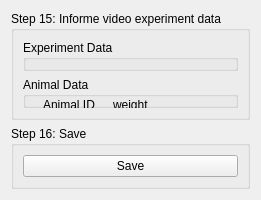
        <widget class="QWidget" name="tab_11">
         <attribute name="title">
          <string>Identification Session</string>
         </attribute>
         <layout class="QVBoxLayout" name="verticalLayout_29">
          <item>
           <widget class="QGroupBox" name="groupBox_20">
            <property name="title">
             <string>Step 15: Informe video experiment data</string>
            </property>
            <layout class="QVBoxLayout" name="verticalLayout_42">
             <item>
              <widget class="QGroupBox" name="groupBox_35">
               <property name="title">
                <string>Experiment Data</string>
               </property>
               <widget class="QLabel" name="label_21">
                <property name="geometry">
                 <rect>
                  <x>280</x>
                  <y>40</y>
                  <width>121</width>
                  <height>16</height>
                 </rect>
                </property>
                <property name="text">
                 <string>Date</string>
                </property>
               </widget>
               <widget class="QDateEdit" name="deData">
                <property name="geometry">
                 <rect>
                  <x>280</x>
                  <y>60</y>
                  <width>110</width>
                  <height>22</height>
                 </rect>
                </property>
               </widget>
               <widget class="QLabel" name="label_23">
                <property name="geometry">
                 <rect>
                  <x>10</x>
                  <y>40</y>
                  <width>151</width>
                  <height>16</height>
                 </rect>
                </property>
                <property name="text">
                 <string>Experiment</string>
                </property>
               </widget>
               <widget class="QLineEdit" name="leTitutlo">
                <property name="geometry">
                 <rect>
                  <x>10</x>
                  <y>60</y>
                  <width>221</width>
                  <height>20</height>
                 </rect>
                </property>
                <property name="text">
                 <string/>
                </property>
               </widget>
               <widget class="QLineEdit" name="leObsercacoes">
                <property name="geometry">
                 <rect>
                  <x>10</x>
                  <y>120</y>
                  <width>341</width>
                  <height>20</height>
                 </rect>
                </property>
                <property name="text">
                 <string/>
                </property>
               </widget>
               <widget class="QLabel" name="label_24">
                <property name="geometry">
                 <rect>
                  <x>10</x>
                  <y>100</y>
                  <width>71</width>
                  <height>16</height>
                 </rect>
                </property>
                <property name="text">
                 <string>Other Info</string>
                </property>
               </widget>
              </widget>
             </item>
             <item>
              <widget class="QGroupBox" name="groupBox_36">
               <property name="title">
                <string>Animal Data</string>
               </property>
               <widget class="QLabel" name="label_22">
                <property name="geometry">
                 <rect>
                  <x>20</x>
                  <y>20</y>
                  <width>61</width>
                  <height>16</height>
                 </rect>
                </property>
                <property name="text">
                 <string>Animal ID</string>
                </property>
               </widget>
               <widget class="QLineEdit" name="leIdentificador">
                <property name="geometry">
                 <rect>
                  <x>20</x>
                  <y>40</y>
                  <width>51</width>
                  <height>20</height>
                 </rect>
                </property>
                <property name="text">
                 <string/>
                </property>
               </widget>
               <widget class="QLineEdit" name="leWeight">
                <property name="geometry">
                 <rect>
                  <x>90</x>
                  <y>40</y>
                  <width>101</width>
                  <height>20</height>
                 </rect>
                </property>
                <property name="text">
                 <string/>
                </property>
               </widget>
               <widget class="QLabel" name="label_31">
                <property name="geometry">
                 <rect>
                  <x>90</x>
                  <y>20</y>
                  <width>51</width>
                  <height>16</height>
                 </rect>
                </property>
                <property name="text">
                 <string>weight</string>
                </property>
               </widget>
               <widget class="QLabel" name="label_32">
                <property name="geometry">
                 <rect>
                  <x>220</x>
                  <y>20</y>
                  <width>31</width>
                  <height>16</height>
                 </rect>
                </property>
                <property name="text">
                 <string>Sex</string>
                </property>
               </widget>
               <widget class="QLineEdit" name="leSex">
                <property name="geometry">
                 <rect>
                  <x>220</x>
                  <y>40</y>
                  <width>101</width>
                  <height>20</height>
                 </rect>
                </property>
                <property name="text">
                 <string/>
                </property>
               </widget>
               <widget class="QLineEdit" name="leThreatment">
                <property name="geometry">
                 <rect>
                  <x>20</x>
                  <y>100</y>
                  <width>341</width>
                  <height>20</height>
                 </rect>
                </property>
                <property name="text">
                 <string/>
                </property>
               </widget>
               <widget class="QLabel" name="label_33">
                <property name="geometry">
                 <rect>
                  <x>20</x>
                  <y>80</y>
                  <width>151</width>
                  <height>16</height>
                 </rect>
                </property>
                <property name="text">
                 <string>Threatment/Condition</string>
                </property>
               </widget>
              </widget>
             </item>
            </layout>
           </widget>
          </item>
          <item>
           <widget class="QGroupBox" name="groupBox_4">
            <property name="title">
             <string>Step 16: Save</string>
            </property>
            <layout class="QHBoxLayout" name="horizontalLayout_43">
             <item>
              <widget class="QPushButton" name="pbCadastrar1">
               <property name="enabled">
                <bool>true</bool>
               </property>
               <property name="text">
                <string>Save</string>
               </property>
              </widget>
             </item>
            </layout>
           </widget>
          </item>
         </layout>
        </widget>
